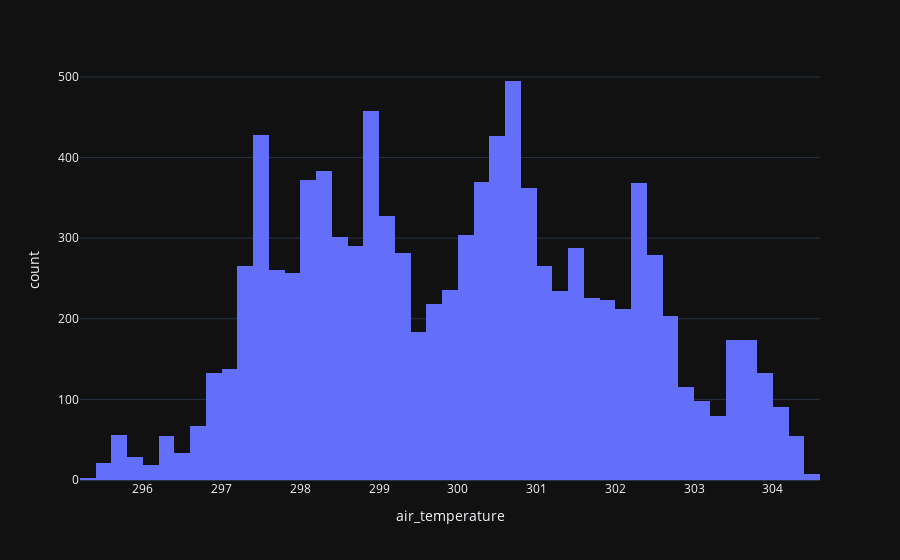
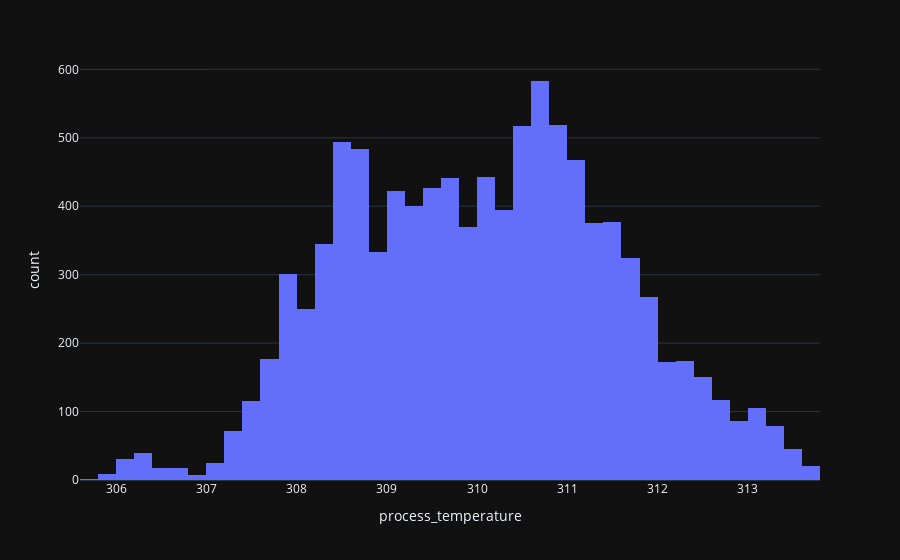
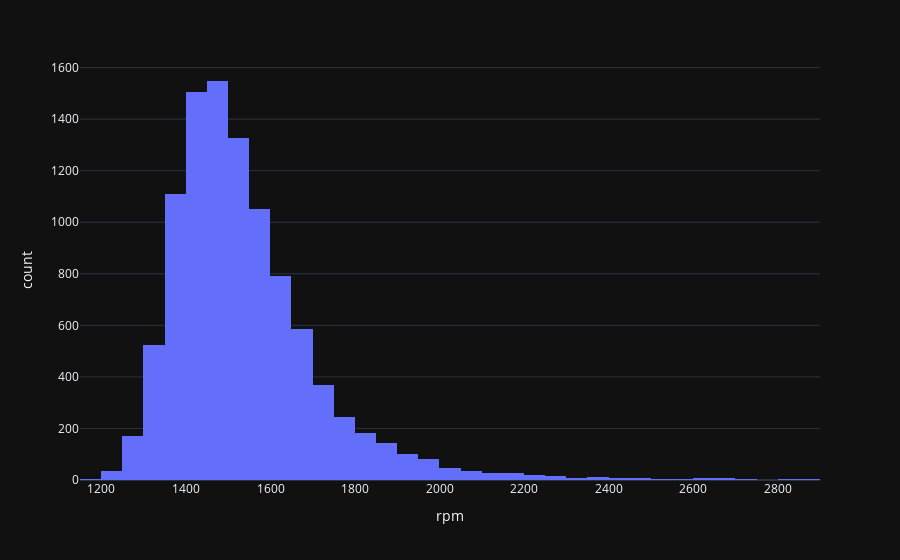
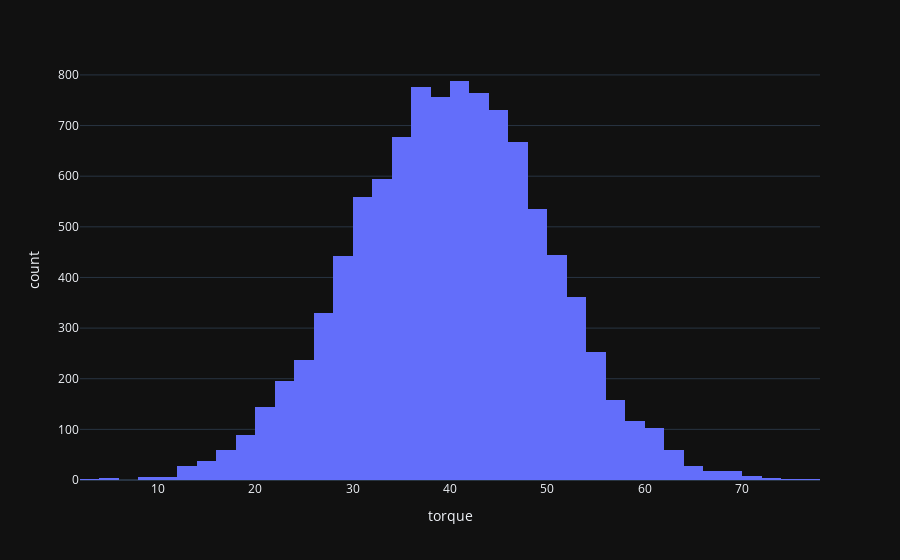

The cell these charts' notebook holds for them, in order:
### Code cell
for column in df_phyical_factors.columns:
    fig = px.histogram(df_phyical_factors, x=column, nbins=50)
    fig.show()

### Figure 1 — Plotly figure (JSON) as saved in the notebook; plotly's stock layout.template omitted (floating-point values rounded to 4 significant figures; data arrays with more than 128 entries replaced by an {"elided": "..."} marker saying what was removed)
{"data": [{"bingroup": "x", "hovertemplate": "air_temperature=%{x}<br>count=%{y}<extra></extra>", "legendgroup": "", "marker": {"color": "#636efa", "pattern": {"shape": ""}}, "name": "", "nbinsx": 50, "orientation": "v", "showlegend": false, "x": {"elided": "10000 float values"}, "xaxis": "x", "yaxis": "y", "type": "histogram"}], "layout": {"xaxis": {"anchor": "y", "domain": [0.0, 1.0], "title": {"text": "air_temperature"}}, "yaxis": {"anchor": "x", "domain": [0.0, 1.0], "title": {"text": "count"}}, "legend": {"tracegroupgap": 0}, "margin": {"t": 60}, "barmode": "relative"}}

### Figure 2 — Plotly figure (JSON) as saved in the notebook; plotly's stock layout.template omitted (floating-point values rounded to 4 significant figures; data arrays with more than 128 entries replaced by an {"elided": "..."} marker saying what was removed)
{"data": [{"bingroup": "x", "hovertemplate": "process_temperature=%{x}<br>count=%{y}<extra></extra>", "legendgroup": "", "marker": {"color": "#636efa", "pattern": {"shape": ""}}, "name": "", "nbinsx": 50, "orientation": "v", "showlegend": false, "x": {"elided": "10000 float values"}, "xaxis": "x", "yaxis": "y", "type": "histogram"}], "layout": {"xaxis": {"anchor": "y", "domain": [0.0, 1.0], "title": {"text": "process_temperature"}}, "yaxis": {"anchor": "x", "domain": [0.0, 1.0], "title": {"text": "count"}}, "legend": {"tracegroupgap": 0}, "margin": {"t": 60}, "barmode": "relative"}}

### Figure 3 — Plotly figure (JSON) as saved in the notebook; plotly's stock layout.template omitted (floating-point values rounded to 4 significant figures; data arrays with more than 128 entries replaced by an {"elided": "..."} marker saying what was removed)
{"data": [{"bingroup": "x", "hovertemplate": "rpm=%{x}<br>count=%{y}<extra></extra>", "legendgroup": "", "marker": {"color": "#636efa", "pattern": {"shape": ""}}, "name": "", "nbinsx": 50, "orientation": "v", "showlegend": false, "x": {"elided": "10000 int values"}, "xaxis": "x", "yaxis": "y", "type": "histogram"}], "layout": {"xaxis": {"anchor": "y", "domain": [0.0, 1.0], "title": {"text": "rpm"}}, "yaxis": {"anchor": "x", "domain": [0.0, 1.0], "title": {"text": "count"}}, "legend": {"tracegroupgap": 0}, "margin": {"t": 60}, "barmode": "relative"}}

### Figure 4 — Plotly figure (JSON) as saved in the notebook; plotly's stock layout.template omitted (floating-point values rounded to 4 significant figures; data arrays with more than 128 entries replaced by an {"elided": "..."} marker saying what was removed)
{"data": [{"bingroup": "x", "hovertemplate": "torque=%{x}<br>count=%{y}<extra></extra>", "legendgroup": "", "marker": {"color": "#636efa", "pattern": {"shape": ""}}, "name": "", "nbinsx": 50, "orientation": "v", "showlegend": false, "x": {"elided": "10000 float values"}, "xaxis": "x", "yaxis": "y", "type": "histogram"}], "layout": {"xaxis": {"anchor": "y", "domain": [0.0, 1.0], "title": {"text": "torque"}}, "yaxis": {"anchor": "x", "domain": [0.0, 1.0], "title": {"text": "count"}}, "legend": {"tracegroupgap": 0}, "margin": {"t": 60}, "barmode": "relative"}}
